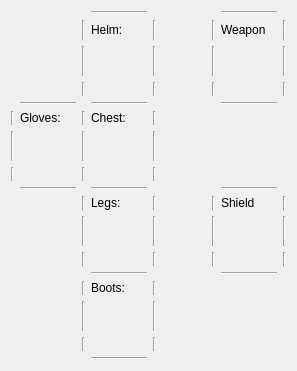
                      <widget class="QWidget" name="scrollAreaWidgetContents_16">
                       <property name="geometry">
                        <rect>
                         <x>0</x>
                         <y>-62</y>
                         <width>297</width>
                         <height>362</height>
                        </rect>
                       </property>
                       <layout class="QVBoxLayout" name="verticalLayout_24">
                        <item>
                         <layout class="QGridLayout" name="gridLayout_11">
                          <item row="4" column="8">
                           <widget class="Line" name="line_132">
                            <property name="orientation">
                             <enum>Qt::Horizontal</enum>
                            </property>
                           </widget>
                          </item>
                          <item row="10" column="9">
                           <widget class="Line" name="line_133">
                            <property name="orientation">
                             <enum>Qt::Vertical</enum>
                            </property>
                           </widget>
                          </item>
                          <item row="1" column="9">
                           <widget class="Line" name="line_134">
                            <property name="orientation">
                             <enum>Qt::Vertical</enum>
                            </property>
                           </widget>
                          </item>
                          <item row="0" column="3">
                           <widget class="Line" name="line_135">
                            <property name="orientation">
                             <enum>Qt::Horizontal</enum>
                            </property>
                           </widget>
                          </item>
                          <item row="5" column="3">
                           <widget class="QLabel" name="label_134">
                            <property name="text">
                             <string>Chest:</string>
                            </property>
                           </widget>
                          </item>
                          <item row="9" column="3">
                           <widget class="QLabel" name="label_135">
                            <property name="text">
                             <string>Legs:</string>
                            </property>
                           </widget>
                          </item>
                          <item row="13" column="3">
                           <widget class="QLabel" name="label_136">
                            <property name="text">
                             <string>Boots:</string>
                            </property>
                           </widget>
                          </item>
                          <item row="1" column="3">
                           <widget class="QLabel" name="label_137">
                            <property name="text">
                             <string>Helm:</string>
                            </property>
                           </widget>
                          </item>
                          <item row="11" column="5">
                           <widget class="Line" name="line_136">
                            <property name="orientation">
                             <enum>Qt::Vertical</enum>
                            </property>
                           </widget>
                          </item>
                          <item row="9" column="5">
                           <widget class="Line" name="line_137">
                            <property name="orientation">
                             <enum>Qt::Vertical</enum>
                            </property>
                           </widget>
                          </item>
                          <item row="13" column="5">
                           <widget class="Line" name="line_138">
                            <property name="orientation">
                             <enum>Qt::Vertical</enum>
                            </property>
                           </widget>
                          </item>
                          <item row="9" column="2">
                           <widget class="Line" name="line_139">
                            <property name="orientation">
                             <enum>Qt::Vertical</enum>
                            </property>
                           </widget>
                          </item>
                          <item row="15" column="5">
                           <widget class="Line" name="line_140">
                            <property name="orientation">
                             <enum>Qt::Vertical</enum>
                            </property>
                           </widget>
                          </item>
                          <item row="13" column="2">
                           <widget class="Line" name="line_141">
                            <property name="orientation">
                             <enum>Qt::Vertical</enum>
                            </property>
                           </widget>
                          </item>
                          <item row="11" column="2">
                           <widget class="Line" name="line_142">
                            <property name="orientation">
                             <enum>Qt::Vertical</enum>
                            </property>
                           </widget>
                          </item>
                          <item row="15" column="2">
                           <widget class="Line" name="line_143">
                            <property name="orientation">
                             <enum>Qt::Vertical</enum>
                            </property>
                           </widget>
                          </item>
                          <item row="7" column="5">
                           <widget class="Line" name="line_144">
                            <property name="orientation">
                             <enum>Qt::Vertical</enum>
                            </property>
                           </widget>
                          </item>
                          <item row="4" column="3">
                           <widget class="Line" name="line_145">
                            <property name="orientation">
                             <enum>Qt::Horizontal</enum>
                            </property>
                           </widget>
                          </item>
                          <item row="7" column="2">
                           <widget class="Line" name="line_146">
                            <property name="orientation">
                             <enum>Qt::Vertical</enum>
                            </property>
                           </widget>
                          </item>
                          <item row="16" column="3">
                           <widget class="Line" name="line_147">
                            <property name="orientation">
                             <enum>Qt::Horizontal</enum>
                            </property>
                           </widget>
                          </item>
                          <item row="8" column="3">
                           <widget class="Line" name="line_148">
                            <property name="orientation">
                             <enum>Qt::Horizontal</enum>
                            </property>
                           </widget>
                          </item>
                          <item row="3" column="5">
                           <widget class="Line" name="line_149">
                            <property name="orientation">
                             <enum>Qt::Vertical</enum>
                            </property>
                           </widget>
                          </item>
                          <item row="3" column="2">
                           <widget class="Line" name="line_150">
                            <property name="orientation">
                             <enum>Qt::Vertical</enum>
                            </property>
                           </widget>
                          </item>
                          <item row="12" column="3">
                           <widget class="Line" name="line_151">
                            <property name="orientation">
                             <enum>Qt::Horizontal</enum>
                            </property>
                           </widget>
                          </item>
                          <item row="5" column="5">
                           <widget class="Line" name="line_152">
                            <property name="orientation">
                             <enum>Qt::Vertical</enum>
                            </property>
                           </widget>
                          </item>
                          <item row="1" column="2">
                           <widget class="Line" name="line_153">
                            <property name="orientation">
                             <enum>Qt::Vertical</enum>
                            </property>
                           </widget>
                          </item>
                          <item row="1" column="5">
                           <widget class="Line" name="line_154">
                            <property name="orientation">
                             <enum>Qt::Vertical</enum>
                            </property>
                           </widget>
                          </item>
                          <item row="5" column="2">
                           <widget class="Line" name="line_155">
                            <property name="orientation">
                             <enum>Qt::Vertical</enum>
                            </property>
                           </widget>
                          </item>
                          <item row="5" column="1">
                           <widget class="QLabel" name="label_138">
                            <property name="text">
                             <string>Gloves:</string>
                            </property>
                           </widget>
                          </item>
                          <item row="11" column="9">
                           <widget class="Line" name="line_156">
                            <property name="orientation">
                             <enum>Qt::Vertical</enum>
                            </property>
                           </widget>
                          </item>
                          <item row="9" column="9">
                           <widget class="Line" name="line_157">
                            <property name="orientation">
                             <enum>Qt::Vertical</enum>
                            </property>
                           </widget>
                          </item>
                          <item row="3" column="9">
                           <widget class="Line" name="line_158">
                            <property name="orientation">
                             <enum>Qt::Vertical</enum>
                            </property>
                           </widget>
                          </item>
                          <item row="2" column="9">
                           <widget class="Line" name="line_159">
                            <property name="orientation">
                             <enum>Qt::Vertical</enum>
                            </property>
                           </widget>
                          </item>
                          <item row="0" column="8">
                           <widget class="Line" name="line_160">
                            <property name="orientation">
                             <enum>Qt::Horizontal</enum>
                            </property>
                           </widget>
                          </item>
                          <item row="2" column="2">
                           <widget class="Line" name="line_161">
                            <property name="orientation">
                             <enum>Qt::Vertical</enum>
                            </property>
                           </widget>
                          </item>
                          <item row="2" column="5">
                           <widget class="Line" name="line_162">
                            <property name="orientation">
                             <enum>Qt::Vertical</enum>
                            </property>
                           </widget>
                          </item>
                          <item row="10" column="2">
                           <widget class="Line" name="line_163">
                            <property name="orientation">
                             <enum>Qt::Vertical</enum>
                            </property>
                           </widget>
                          </item>
                          <item row="6" column="5">
                           <widget class="Line" name="line_164">
                            <property name="orientation">
                             <enum>Qt::Vertical</enum>
                            </property>
                           </widget>
                          </item>
                          <item row="10" column="5">
                           <widget class="Line" name="line_165">
                            <property name="orientation">
                             <enum>Qt::Vertical</enum>
                            </property>
                           </widget>
                          </item>
                          <item row="6" column="2">
                           <widget class="Line" name="line_166">
                            <property name="orientation">
                             <enum>Qt::Vertical</enum>
                            </property>
                           </widget>
                          </item>
                          <item row="3" column="7">
                           <widget class="Line" name="line_167">
                            <property name="orientation">
                             <enum>Qt::Vertical</enum>
                            </property>
                           </widget>
                          </item>
                          <item row="9" column="7">
                           <widget class="Line" name="line_168">
                            <property name="orientation">
                             <enum>Qt::Vertical</enum>
                            </property>
                           </widget>
                          </item>
                          <item row="12" column="8">
                           <widget class="Line" name="line_169">
                            <property name="orientation">
                             <enum>Qt::Horizontal</enum>
                            </property>
                           </widget>
                          </item>
                          <item row="8" column="8">
                           <widget class="Line" name="line_170">
                            <property name="orientation">
                             <enum>Qt::Horizontal</enum>
                            </property>
                           </widget>
                          </item>
                          <item row="9" column="8">
                           <widget class="QLabel" name="label_139">
                            <property name="text">
                             <string>Shield</string>
                            </property>
                           </widget>
                          </item>
                          <item row="1" column="8">
                           <widget class="QLabel" name="label_140">
                            <property name="text">
                             <string>Weapon</string>
                            </property>
                           </widget>
                          </item>
                          <item row="14" column="2">
                           <widget class="Line" name="line_171">
                            <property name="orientation">
                             <enum>Qt::Vertical</enum>
                            </property>
                           </widget>
                          </item>
                          <item row="14" column="5">
                           <widget class="Line" name="line_172">
                            <property name="orientation">
                             <enum>Qt::Vertical</enum>
                            </property>
                           </widget>
                          </item>
                          <item row="10" column="7">
                           <widget class="Line" name="line_173">
                            <property name="orientation">
                             <enum>Qt::Vertical</enum>
                            </property>
                           </widget>
                          </item>
                          <item row="11" column="7">
                           <widget class="Line" name="line_174">
                            <property name="orientation">
                             <enum>Qt::Vertical</enum>
                            </property>
                           </widget>
                          </item>
                          <item row="1" column="6">
                           <spacer name="horizontalSpacer_8">
                            <property name="orientation">
                             <enum>Qt::Horizontal</enum>
                            </property>
                            <property name="sizeType">
                             <enum>QSizePolicy::Fixed</enum>
                            </property>
                            <property name="sizeHint" stdset="0">
                             <size>
                              <width>50</width>
                              <height>20</height>
                             </size>
                            </property>
                           </spacer>
                          </item>
                          <item row="1" column="7">
                           <widget class="Line" name="line_175">
                            <property name="orientation">
                             <enum>Qt::Vertical</enum>
                            </property>
                           </widget>
                          </item>
                          <item row="5" column="0">
                           <widget class="Line" name="line_176">
                            <property name="orientation">
                             <enum>Qt::Vertical</enum>
                            </property>
                           </widget>
                          </item>
                          <item row="8" column="1">
                           <widget class="Line" name="line_177">
                            <property name="orientation">
                             <enum>Qt::Horizontal</enum>
                            </property>
                           </widget>
                          </item>
                          <item row="6" column="0">
                           <widget class="Line" name="line_178">
                            <property name="orientation">
                             <enum>Qt::Vertical</enum>
                            </property>
                           </widget>
                          </item>
                          <item row="7" column="0">
                           <widget class="Line" name="line_179">
                            <property name="orientation">
                             <enum>Qt::Vertical</enum>
                            </property>
                           </widget>
                          </item>
                          <item row="2" column="7">
                           <widget class="Line" name="line_180">
                            <property name="orientation">
                             <enum>Qt::Vertical</enum>
                            </property>
                           </widget>
                          </item>
                          <item row="4" column="1">
                           <widget class="Line" name="line_181">
                            <property name="orientation">
                             <enum>Qt::Horizontal</enum>
                            </property>
                           </widget>
                          </item>
                          <item row="15" column="3">
                           <widget class="QLabel" name="equipment_boots_label">
                            <property name="text">
                             <string/>
                            </property>
                            <property name="alignment">
                             <set>Qt::AlignCenter</set>
                            </property>
                           </widget>
                          </item>
                          <item row="14" column="3">
                           <widget class="QLabel" name="equipment_boots_asset">
                            <property name="sizePolicy">
                             <sizepolicy hsizetype="MinimumExpanding" vsizetype="MinimumExpanding">
                              <horstretch>0</horstretch>
                              <verstretch>0</verstretch>
                             </sizepolicy>
                            </property>
                            <property name="minimumSize">
                             <size>
                              <width>30</width>
                              <height>30</height>
                             </size>
                            </property>
                            <property name="text">
                             <string/>
                            </property>
                            <property name="alignment">
                             <set>Qt::AlignCenter</set>
                            </property>
                           </widget>
                          </item>
                          <item row="11" column="3">
                           <widget class="QLabel" name="equipment_legs_label">
                            <property name="text">
                             <string/>
                            </property>
                            <property name="alignment">
                             <set>Qt::AlignCenter</set>
                            </property>
                           </widget>
                          </item>
                          <item row="10" column="3">
                           <widget class="QLabel" name="equipment_legs_asset">
                            <property name="sizePolicy">
                             <sizepolicy hsizetype="MinimumExpanding" vsizetype="MinimumExpanding">
                              <horstretch>0</horstretch>
                              <verstretch>0</verstretch>
                             </sizepolicy>
                            </property>
                            <property name="minimumSize">
                             <size>
                              <width>30</width>
                              <height>30</height>
                             </size>
                            </property>
                            <property name="text">
                             <string/>
                            </property>
                            <property name="alignment">
                             <set>Qt::AlignCenter</set>
                            </property>
                           </widget>
                          </item>
                          <item row="7" column="3">
                           <widget class="QLabel" name="equipment_chest_label">
                            <property name="text">
                             <string/>
                            </property>
                            <property name="alignment">
                             <set>Qt::AlignCenter</set>
                            </property>
                           </widget>
                          </item>
                          <item row="11" column="8">
                           <widget class="QLabel" name="equipment_shield_label">
                            <property name="text">
                             <string/>
                            </property>
                            <property name="alignment">
                             <set>Qt::AlignCenter</set>
                            </property>
                           </widget>
                          </item>
                          <item row="10" column="8">
                           <widget class="QLabel" name="equipment_shield_asset">
                            <property name="sizePolicy">
                             <sizepolicy hsizetype="MinimumExpanding" vsizetype="MinimumExpanding">
                              <horstretch>0</horstretch>
                              <verstretch>0</verstretch>
                             </sizepolicy>
                            </property>
                            <property name="minimumSize">
                             <size>
                              <width>30</width>
                              <height>30</height>
                             </size>
                            </property>
                            <property name="text">
                             <string/>
                            </property>
                            <property name="alignment">
                             <set>Qt::AlignCenter</set>
                            </property>
                           </widget>
                          </item>
                          <item row="6" column="3">
                           <widget class="QLabel" name="equipment_chest_asset">
                            <property name="sizePolicy">
                             <sizepolicy hsizetype="MinimumExpanding" vsizetype="MinimumExpanding">
                              <horstretch>0</horstretch>
                              <verstretch>0</verstretch>
                             </sizepolicy>
                            </property>
                            <property name="minimumSize">
                             <size>
                              <width>30</width>
                              <height>30</height>
                             </size>
                            </property>
                            <property name="text">
                             <string/>
                            </property>
                            <property name="alignment">
                             <set>Qt::AlignCenter</set>
                            </property>
                           </widget>
                          </item>
                          <item row="6" column="1">
                           <widget class="QLabel" name="equipment_gloves_asset">
                            <property name="sizePolicy">
                             <sizepolicy hsizetype="MinimumExpanding" vsizetype="MinimumExpanding">
                              <horstretch>0</horstretch>
                              <verstretch>0</verstretch>
                             </sizepolicy>
                            </property>
                            <property name="minimumSize">
                             <size>
                              <width>30</width>
                              <height>30</height>
                             </size>
                            </property>
                            <property name="text">
                             <string/>
                            </property>
                            <property name="alignment">
                             <set>Qt::AlignCenter</set>
                            </property>
                           </widget>
                          </item>
                          <item row="2" column="3">
                           <widget class="QLabel" name="equipment_helm_asset">
                            <property name="sizePolicy">
                             <sizepolicy hsizetype="MinimumExpanding" vsizetype="MinimumExpanding">
                              <horstretch>0</horstretch>
                              <verstretch>0</verstretch>
                             </sizepolicy>
                            </property>
                            <property name="minimumSize">
                             <size>
                              <width>30</width>
                              <height>30</height>
                             </size>
                            </property>
                            <property name="text">
                             <string/>
                            </property>
                            <property name="alignment">
                             <set>Qt::AlignCenter</set>
                            </property>
                           </widget>
                          </item>
                          <item row="2" column="8">
                           <widget class="QLabel" name="equipment_weapon_asset">
                            <property name="sizePolicy">
                             <sizepolicy hsizetype="MinimumExpanding" vsizetype="MinimumExpanding">
                              <horstretch>0</horstretch>
                              <verstretch>0</verstretch>
                             </sizepolicy>
                            </property>
                            <property name="minimumSize">
                             <size>
                              <width>30</width>
                              <height>30</height>
                             </size>
                            </property>
                            <property name="text">
                             <string/>
                            </property>
                            <property name="alignment">
                             <set>Qt::AlignCenter</set>
                            </property>
                           </widget>
                          </item>
                          <item row="3" column="8">
                           <widget class="QLabel" name="equipment_weapon_label">
                            <property name="text">
                             <string/>
                            </property>
                            <property name="alignment">
                             <set>Qt::AlignCenter</set>
                            </property>
                           </widget>
                          </item>
                          <item row="3" column="3">
                           <widget class="QLabel" name="equipment_helm_label">
                            <property name="text">
                             <string/>
                            </property>
                            <property name="scaledContents">
                             <bool>false</bool>
                            </property>
                            <property name="alignment">
                             <set>Qt::AlignCenter</set>
                            </property>
                           </widget>
                          </item>
                          <item row="7" column="1">
                           <widget class="QLabel" name="equipment_gloves_label">
                            <property name="text">
                             <string/>
                            </property>
                            <property name="alignment">
                             <set>Qt::AlignCenter</set>
                            </property>
                           </widget>
                          </item>
                         </layout>
                        </item>
                       </layout>
                      </widget>
